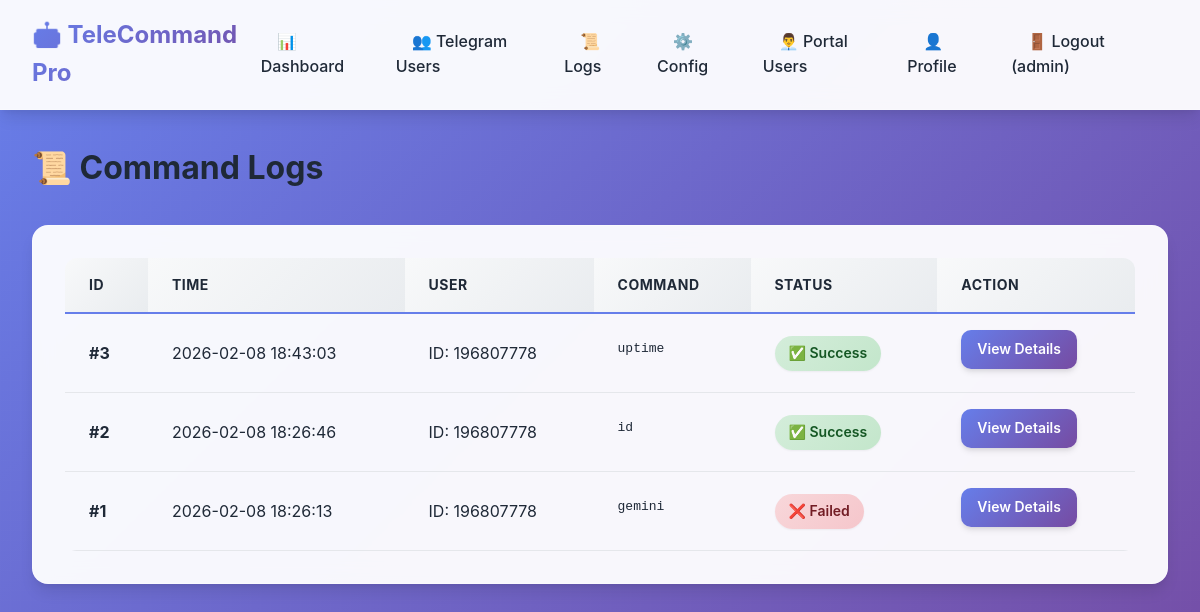
The page /logs (signed in) on the database its author committed.
### tables this page shows
CREATE TABLE command_logs (
            id INTEGER PRIMARY KEY AUTOINCREMENT,
            telegram_user_id INTEGER,
            command TEXT NOT NULL,
            output TEXT,
            success INTEGER,
            executed_at TIMESTAMP DEFAULT CURRENT_TIMESTAMP,
            FOREIGN KEY (telegram_user_id) REFERENCES telegram_users (user_id)
        );

### web_portal.py (the view)
@app.route('/logs')
@login_required
def logs():
    page = request.args.get('page', 1, type=int)
    per_page = 50
    db = get_db()
    total = db.execute('SELECT COUNT(*) FROM command_logs').fetchone()[0]
    command_logs = db.execute('''
        SELECT cl.*, tu.username, tu.first_name
        FROM command_logs cl
        LEFT JOIN telegram_users tu ON cl.telegram_user_id = tu.user_id
        ORDER BY cl.executed_at DESC
        LIMIT ? OFFSET ?
    ''', (per_page, (page - 1) * per_page)).fetchall()
    db.close()
    total_pages = (total + per_page - 1) // per_page
    return render_template('logs.html', logs=command_logs, page=page, total_pages=total_pages)

### web_portal.py (called while the page is built)
def get_db():
    db = sqlite3.connect(app.config['DATABASE'])
    db.row_factory = sqlite3.Row
    return db

def login_required(f):
    @wraps(f)
    def decorated_function(*args, **kwargs):
        if 'user_id' not in session:
            flash('Please login first', 'error')
            return redirect(url_for('login'))
        return f(*args, **kwargs)
    return decorated_function

### templates/logs.html (shortened to what this page needs)
{% extends "base.html" %}
{% block content %}
<h1 style="margin-bottom: 2rem;">📜 Command Logs</h1>
<div class="card">
    {% if logs %}
    <table class="table">
        <thead>
            <tr>
                <th>ID</th>
                <th>Time</th>
                <th>User</th>
                <th>Command</th>
                <th>Status</th>
                <th>Action</th>
            </tr>
        </thead>
        <tbody>
            {% for log in logs %}
            <tr>
                <td><strong>#{{ log.id }}</strong></td>
                <td>{{ log.executed_at }}</td>
                <td>
                    {% if log.username %}
                        @{{ log.username }}
                    {% elif log.first_name %}
                        {{ log.first_name }}
                    {% else %}
                        ID: {{ log.telegram_user_id }}
                    {% endif %}
                </td>
                <td>
                    <code style="display: inline-block; max-width: 400px; overflow: hidden; text-overflow: ellipsis; white-space: nowrap;">
                        {{ log.command }}
                    </code>
                </td>
                <td>
                    {% if log.success %}
                        <span class="badge badge-success">✅ Success</span>
                    {% else %}
                        <span class="badge badge-danger">❌ Failed</span>
                    {% endif %}
                </td>
                <td>
                    <a href="{{ url_for('log_detail', log_id=log.id) }}" class="btn btn-sm btn-primary">View Details</a>
                </td>
            </tr>
            {% endfor %}
        </tbody>
    </table>
    {% else %}
    <p style="text-align: center; color: #999; padding: 2rem;">
        No command logs yet. Commands will appear here once users start using the bot.
    </p>
    {% endif %}
</div>
{% endblock %}

### templates/base.html (style rules this page uses)
* { margin: 0; padding: 0; box-sizing: border-box; }
:root { --primary: #667eea; --primary-dark: #5568d3; --secondary: #764ba2; --success: #10b981; --danger: #ef4444; --warning: #f59e0b; --info: #3b82f6; --dark: #1f2937; --light: #f9fafb; --shadow-sm: 0 1px 2px 0 rgba(0, 0, 0, 0.05); --shadow: 0 4px 6px -1px rgba(0, 0, 0, 0.1), 0 2px 4px -1px rgba(0, 0, 0, 0.06); --shadow-lg: 0 10px 15px -3px rgba(0, 0, 0, 0.1), 0 4px 6px -2px rgba(0, 0, 0, 0.05); --shadow-xl: 0 20px 25px -5px rgba(0, 0, 0, 0.1), 0 10px 10px -5px rgba(0, 0, 0, 0.04); }
body { font-family: -apple-system, BlinkMacSystemFont, 'Segoe UI', Roboto, Oxygen, Ubuntu, Cantarell, 'Helvetica Neue', sans-serif; background: linear-gradient(135deg, #667eea 0%, #764ba2 100%); background-attachment: fixed; color: var(--dark); min-height: 100vh; line-height: 1.6; }
body::before { content: ''; position: fixed; top: 0; left: 0; width: 100%; height: 100%; opacity: 0.5; z-index: -1; }
.card { background: rgba(255, 255, 255, 0.95); backdrop-filter: blur(10px); -webkit-backdrop-filter: blur(10px); border-radius: 16px; padding: 2rem; box-shadow: var(--shadow-lg); margin-bottom: 2rem; border: 1px solid rgba(255, 255, 255, 0.3); transition: all 0.3s ease; animation: fadeIn 0.5s ease; }
.btn { padding: 0.75rem 1.5rem; border: none; border-radius: 10px; cursor: pointer; font-size: 1rem; font-weight: 600; text-decoration: none; display: inline-block; transition: all 0.3s ease; position: relative; overflow: hidden; }
.btn::before { content: ''; position: absolute; top: 50%; left: 50%; width: 0; height: 0; border-radius: 50%; background: rgba(255, 255, 255, 0.3); transform: translate(-50%, -50%); transition: width 0.6s, height 0.6s; }
.btn-primary { background: linear-gradient(135deg, var(--primary) 0%, var(--secondary) 100%); color: white; box-shadow: var(--shadow); }
.btn-sm { padding: 0.5rem 1rem; font-size: 0.875rem; }
.table { width: 100%; border-collapse: collapse; overflow: hidden; border-radius: 12px; }
.table th { background: linear-gradient(135deg, #f8f9fa 0%, #e9ecef 100%); padding: 1rem 1.5rem; text-align: left; font-weight: 700; color: var(--dark); border-bottom: 2px solid var(--primary); text-transform: uppercase; font-size: 0.875rem; letter-spacing: 0.5px; }
.table td { padding: 1rem 1.5rem; border-bottom: 1px solid #e5e7eb; }
.table tbody tr { transition: all 0.3s ease; }
.badge { display: inline-block; padding: 0.375rem 0.875rem; border-radius: 20px; font-size: 0.875rem; font-weight: 600; box-shadow: var(--shadow-sm); transition: all 0.3s ease; }
.badge-success { background: linear-gradient(135deg, #d4edda 0%, #c3e6cb 100%); color: #155724; }
.badge-danger { background: linear-gradient(135deg, #f8d7da 0%, #f5c6cb 100%); color: #721c24; }

### rows shown on the page
command_logs: id "3", executed_at "2026-02-08 18:43:03", telegram_user_id "196807778", command "uptime", success "✅ Success"
command_logs: id "2", executed_at "2026-02-08 18:26:46", telegram_user_id "196807778", command "id", success "✅ Success"
command_logs: id "1", executed_at "2026-02-08 18:26:13", telegram_user_id "196807778", command "gemini", success "❌ Failed"

### other values the page prints
{{ session.username }} "admin"
